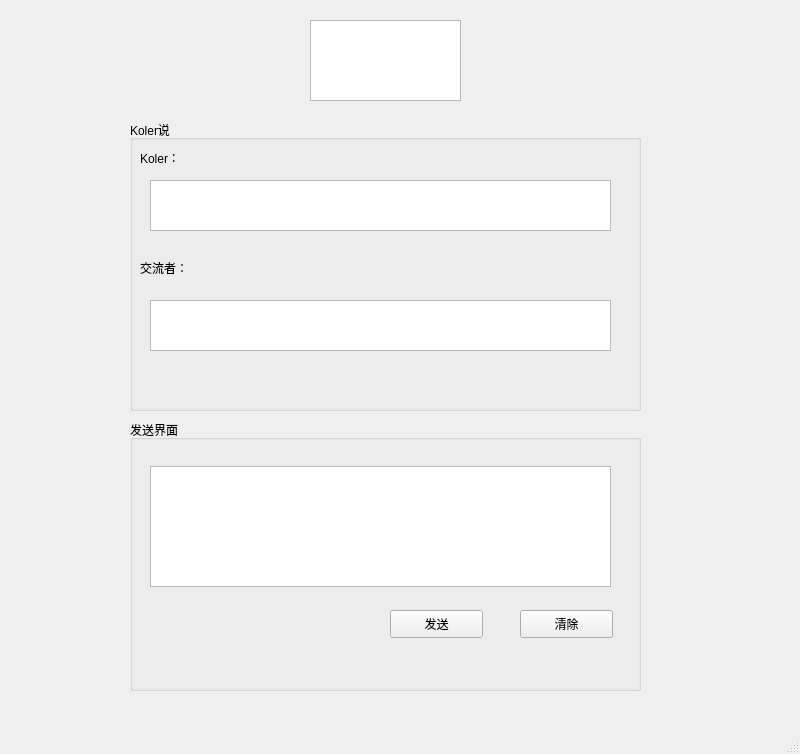
<?xml version="1.0" encoding="UTF-8"?>
<ui version="4.0">
 <class>MainWindow</class>
 <widget class="QMainWindow" name="MainWindow">
  <property name="geometry">
   <rect>
    <x>0</x>
    <y>0</y>
    <width>800</width>
    <height>754</height>
   </rect>
  </property>
  <property name="sizePolicy">
   <sizepolicy hsizetype="Expanding" vsizetype="Expanding">
    <horstretch>0</horstretch>
    <verstretch>0</verstretch>
   </sizepolicy>
  </property>
  <property name="windowTitle">
   <string>Robot Koler</string>
  </property>
  <property name="styleSheet">
   <string notr="true"/>
  </property>
  <widget class="QWidget" name="centralwidget">
   <widget class="QGroupBox" name="groupBox">
    <property name="geometry">
     <rect>
      <x>130</x>
      <y>120</y>
      <width>511</width>
      <height>291</height>
     </rect>
    </property>
    <property name="sizePolicy">
     <sizepolicy hsizetype="Preferred" vsizetype="Preferred">
      <horstretch>0</horstretch>
      <verstretch>0</verstretch>
     </sizepolicy>
    </property>
    <property name="styleSheet">
     <string notr="true"/>
    </property>
    <property name="title">
     <string>Koler说</string>
    </property>
    <widget class="QLabel" name="label">
     <property name="geometry">
      <rect>
       <x>10</x>
       <y>30</y>
       <width>72</width>
       <height>15</height>
      </rect>
     </property>
     <property name="styleSheet">
      <string notr="true"/>
     </property>
     <property name="text">
      <string>Koler：</string>
     </property>
    </widget>
    <widget class="QTextBrowser" name="textBrowser">
     <property name="geometry">
      <rect>
       <x>20</x>
       <y>60</y>
       <width>461</width>
       <height>51</height>
      </rect>
     </property>
     <property name="styleSheet">
      <string notr="true"/>
     </property>
    </widget>
    <widget class="QLabel" name="label_2">
     <property name="geometry">
      <rect>
       <x>10</x>
       <y>140</y>
       <width>71</width>
       <height>16</height>
      </rect>
     </property>
     <property name="styleSheet">
      <string notr="true"/>
     </property>
     <property name="text">
      <string>交流者：</string>
     </property>
    </widget>
    <widget class="QTextBrowser" name="textBrowser_2">
     <property name="geometry">
      <rect>
       <x>20</x>
       <y>180</y>
       <width>461</width>
       <height>51</height>
      </rect>
     </property>
     <property name="styleSheet">
      <string notr="true"/>
     </property>
    </widget>
   </widget>
   <widget class="QGroupBox" name="groupBox_2">
    <property name="geometry">
     <rect>
      <x>130</x>
      <y>420</y>
      <width>511</width>
      <height>271</height>
     </rect>
    </property>
    <property name="sizePolicy">
     <sizepolicy hsizetype="Preferred" vsizetype="Preferred">
      <horstretch>0</horstretch>
      <verstretch>0</verstretch>
     </sizepolicy>
    </property>
    <property name="styleSheet">
     <string notr="true"/>
    </property>
    <property name="title">
     <string>发送界面</string>
    </property>
    <widget class="QPushButton" name="pushButton">
     <property name="geometry">
      <rect>
       <x>260</x>
       <y>190</y>
       <width>93</width>
       <height>28</height>
      </rect>
     </property>
     <property name="sizePolicy">
      <sizepolicy hsizetype="Expanding" vsizetype="Expanding">
       <horstretch>0</horstretch>
       <verstretch>0</verstretch>
      </sizepolicy>
     </property>
     <property name="styleSheet">
      <string notr="true"/>
     </property>
     <property name="text">
      <string>发送</string>
     </property>
    </widget>
    <widget class="QPushButton" name="pushButton_2">
     <property name="geometry">
      <rect>
       <x>390</x>
       <y>190</y>
       <width>93</width>
       <height>28</height>
      </rect>
     </property>
     <property name="sizePolicy">
      <sizepolicy hsizetype="Expanding" vsizetype="Expanding">
       <horstretch>0</horstretch>
       <verstretch>0</verstretch>
      </sizepolicy>
     </property>
     <property name="styleSheet">
      <string notr="true"/>
     </property>
     <property name="text">
      <string>清除</string>
     </property>
    </widget>
    <widget class="QTextEdit" name="textEdit">
     <property name="geometry">
      <rect>
       <x>20</x>
       <y>46</y>
       <width>461</width>
       <height>121</height>
      </rect>
     </property>
     <property name="styleSheet">
      <string notr="true"/>
     </property>
    </widget>
   </widget>
   <widget class="QTextBrowser" name="textBrowser_3">
    <property name="geometry">
     <rect>
      <x>310</x>
      <y>20</y>
      <width>151</width>
      <height>81</height>
     </rect>
    </property>
    <property name="styleSheet">
     <string notr="true">border-image: url(:/jepg/robotbg.jpeg);</string>
    </property>
   </widget>
  </widget>
  <widget class="QMenuBar" name="menubar">
   <property name="geometry">
    <rect>
     <x>0</x>
     <y>0</y>
     <width>800</width>
     <height>26</height>
    </rect>
   </property>
  </widget>
  <widget class="QStatusBar" name="statusbar"/>
 </widget>
 <resources>
  <include location="bg.qrc"/>
 </resources>
 <connections/>
</ui>
